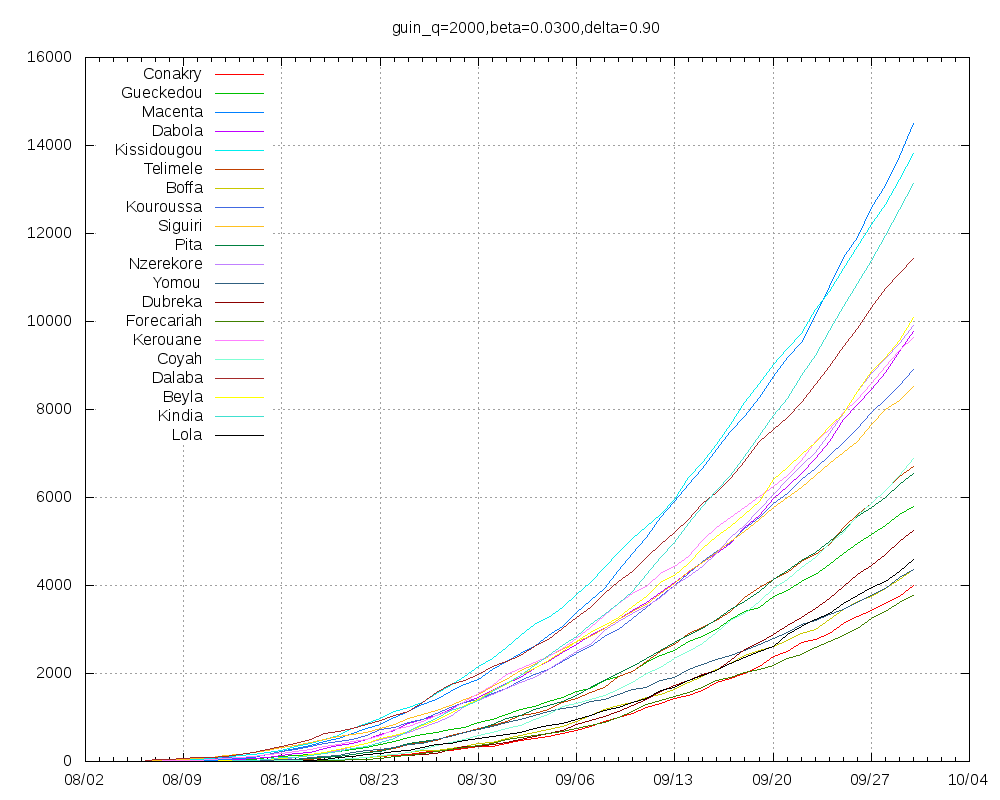

Source code (gnuplot):
set title "guin_q=2000,beta=0.0300,delta=0.90"
set key top left
set grid
set xdata time
set timefmt "%Y-%m-%d"
set terminal png size 1000,800
set output "guin_q=2000,beta=0.0300,delta=0.90.png"
plot "Conakry.tab" using 1:2 title "Conakry" with lines,"Gueckedou.tab" using 1:2 title "Gueckedou" with lines,"Macenta.tab" using 1:2 title "Macenta" with lines,"Dabola.tab" using 1:2 title "Dabola" with lines,"Kissidougou.tab" using 1:2 title "Kissidougou" with lines,"Telimele.tab" using 1:2 title "Telimele" with lines,"Boffa.tab" using 1:2 title "Boffa" with lines,"Kouroussa.tab" using 1:2 title "Kouroussa" with lines,"Siguiri.tab" using 1:2 title "Siguiri" with lines,"Pita.tab" using 1:2 title "Pita" with lines,"Nzerekore.tab" using 1:2 title "Nzerekore" with lines,"Yomou.tab" using 1:2 title "Yomou" with lines,"Dubreka.tab" using 1:2 title "Dubreka" with lines,"Forecariah.tab" using 1:2 title "Forecariah" with lines,"Kerouane.tab" using 1:2 title "Kerouane" with lines,"Coyah.tab" using 1:2 title "Coyah" with lines,"Dalaba.tab" using 1:2 title "Dalaba" with lines,"Beyla.tab" using 1:2 title "Beyla" with lines,"Kindia.tab" using 1:2 title "Kindia" with lines,"Lola.tab" using 1:2 title "Lola" with lines
